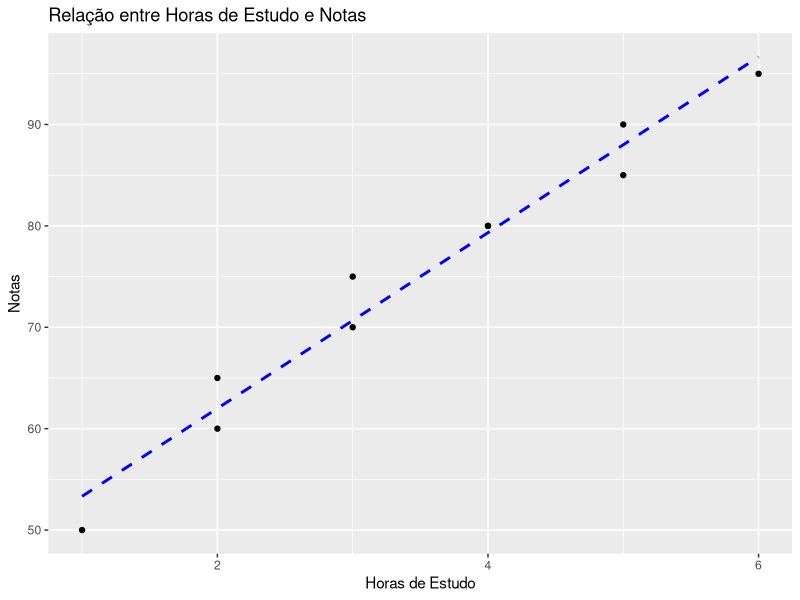
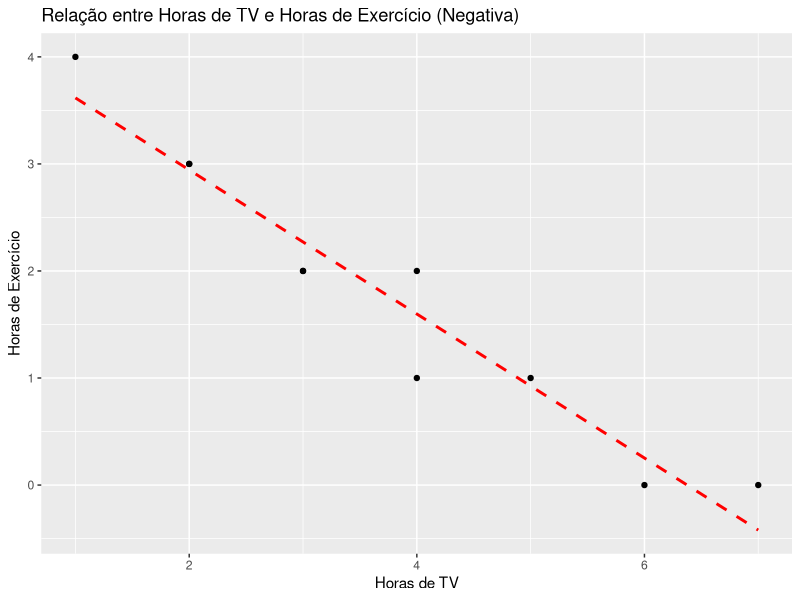
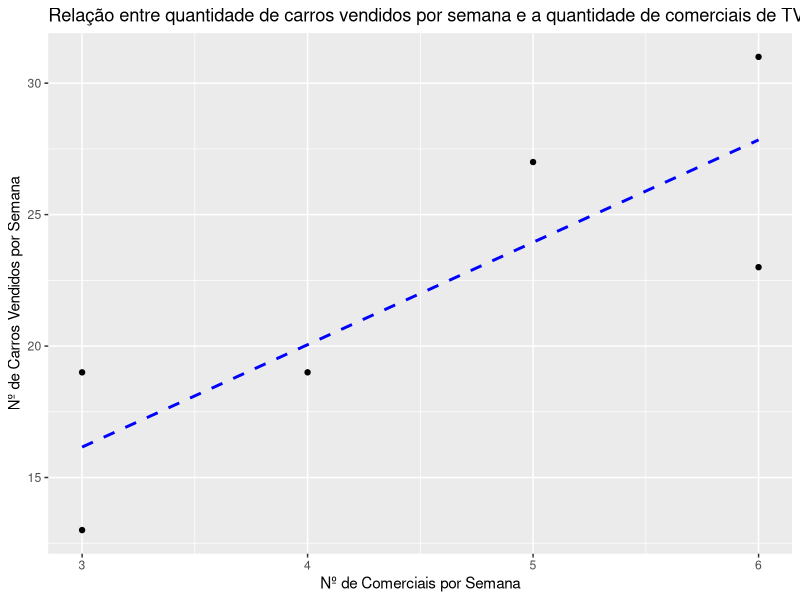

R code for these plots, in order:
# Análise de Regressão

# Configurando o diretório de trabalho
setwd("C:/Users/Julia/Desktop/CienciaDeDados/1.Big-Data-Analytics-com-R-e-Microsoft-Azure-Machine-Learning/10.Introducao-a-Analise-Estatistica-de-Dados---Parte-3")
getwd()


library(dplyr)
library(ggplot2)



### Introdução


# - Vamos começar com alguns cenários:

#  -> Uma imobiliária precisa estabelecer a relação entre o tamanho de uma casa e seu preço de venda.
#     (neste caso a imobiliária quer saber se o tamanho da casa influencia ou não no preço e segundo e se tiver casas com tamanho cada vez maior,
#      isso também se reflete em preços maiores?)

#  -> O gerente de uma loja de eletrônicos gostaria de saber o efeito de reduzir o preço de uma impressora em R$ 10,00 e a demanda pela impressora
#     na semana seguinte.
#     (se modificar o preço seja para baixo ou para cima, como isso pode impactar as vendas?)

#  -> A Coca-Cola gostaria de prever se o aumento do tempo de seus comerciais em horário nobre, de 30 para 45 segundos, resultaria em aumento de 
#     venda dos seus produtos.


# - O que temos em comum nesses exemplos de problemas de negócio ?

#     Variável Dependente e Independente

# - Nos três cenários acima nós temos duas variáveis que de alguma forma se relacionam (e os nomes delas são dependente e independente).
# - No exemplo da imobiliária temos o tamanho da casa e o preço, já na loja de eletrônicos temos a redução do preço da impressoa e volume de vendas.


# De forma bem objetiva:

# - Uma variável independente x explica a variação em outra variável, que é chamada de variável dependente y. Este relacionamento existe em apenas
#   uma direção:

#    variável independente (x) -> variável dependente (y)


# - Exemplo: A quantidade de km rodados de um carro, seria uma variável independente e o preço do carro seria uma variável dependente.

# - A medida que aumenta a km , o preço diminui e o contrário existe? Não.
#   Este relacionamento não funciona em modo reverso, ou seja, se alterarmos o preço do carro, a quantidade de km rodados não será alterada.

# - Logo temos uma relação entre duas variáveis (dependente e independete) que existe em uma direção e queremos estudar esta direção através
#   de técnicas. 
#   Antes vamos a alguns exemplos de variável independente (x) e variável dependente (y):


#         Variável independente (x)               variável dependente (y)

#     o tamanho da tela de um monitor                 preço do monitor
#   número de visitantes em um web site       quantidade de vendas no web site
#     tempo de experiência profissional                  salário

# - No primeiro exemplo, o tamanho da tela do monitor é a variável independente, e o preço do monitor é a variável dependente. Esperamos que o 
#   tamanho da tela tenha algum impacto sobre o preço do monitor.

# - No segundo exemplo, o número de visitantes em um site é a variável independente, enquanto a quantidade de vendas no site é a variável 
#   dependente. Aqui, queremos entender como o número de visitantes afeta as vendas.

# - No terceiro exemplo, o tempo de experiência profissional é a variável independente, e o salário é a variável dependente. Queremos determinar 
#   como o tempo de experiência profissional se relaciona com o salário.




# - Uma das preocupações estatísticas ao analisar dados é a de criar modelos que expliquem estruturas do fenômeno de observação.

# -> E o modelo de regressão é um dos métodos estatísticas mais usados para investigar a relação entre variáveis.
#    Podemos estudar inclusive a relação entre mais de 2 variáveis.



# - Como estudante, você já deve ter se perguntado quantas horas de estudo por semana seriam necessárias para conseguir 9.5 na sua prova final.

#  -> Com esta pergunta, você estava buscando o relacionamento entre horas de estudo e sua nota final (relação entre variáveis).



# - E temos algumas técnicas de análise estatística principais para estudar este relacionamento:

#  -> Teste hipóteste (usado para validar uma suposição no relacionamento entre variáveis)

#  -> Análise de correlação (que determina a força e direção do relacionamento entre duas variáveis)

#  -> Regressão Linear Simples (que descreve o relacionamento entre duas variáveis usando uma equação)

#  -> Regressão Linear Múltipla (que é uma extensão da regressão linear simples, permitindo modelar a relação entre uma variável dependente
#                                e duas ou mais variáveis independentes.)





# --------------------------------------------------- Parte 2 ---------------------------------------------------


# - Antes de começarmos um processo de Análise de Regressão, precisamos coletar primeiro as informações sobre a CORRELAÇÃO entre as variáveis.

# - A análise de correlação nos permite medir a força e direção de um relacionamento linear entre duas variáveis.

# - O relacionamento entre duas variáveis é linear, se o gráfico de dispersão entre elas tem o padrão de uma linha reta. Vejamos exemplos:


# -> Exemplo de relação linear POSITIVO (inclinação positiva):

estudo_horas <- c(2, 3, 1, 4, 3, 5, 2, 6, 5, 4)
notas <- c(60, 70, 50, 80, 75, 90, 65, 95, 85, 80)
dados <- data.frame(Estudo_Horas = estudo_horas, Notas = notas)

ggplot(dados, aes(x = Estudo_Horas, y = Notas)) +                                 # Adiciona df e variaveis
  geom_point() +                                                                  # Adiciona os pontos de dispersão
  geom_smooth(method = "lm", se = FALSE, color = "blue", linetype = "dashed") +   # Adicione a linha de regressão
  labs(x = "Horas de Estudo", y = "Notas") +                                      # Rótulos dos eixos
  ggtitle("Relação entre Horas de Estudo e Notas")                                # Título do gráfico



# -> Exemplo de relação linear NEGATIVO (inclinação negativa):

horas_tv <- c(3, 4, 2, 5, 6, 4, 7, 2, 1, 3)
horas_exercicio <- c(2, 1, 3, 1, 0, 2, 0, 3, 4, 2)
dados_negativo <- data.frame(Horas_TV = horas_tv, Horas_Exercicio = horas_exercicio)

ggplot(dados_negativo, aes(x = Horas_TV, y = Horas_Exercicio)) +
  geom_point() +
  geom_smooth(method = "lm", se = FALSE, color = "red", linetype = "dashed") +
  labs(x = "Horas de TV", y = "Horas de Exercício") +
  ggtitle("Relação entre Horas de TV e Horas de Exercício (Negativa)")




### OUTRO EXEMPLO (relação positiva)

# - Uma revendedora de automóveis gostaria de examinar a relação entre a quantidade de comerciais de TV por semana e a venda de carros por 
#   semana.
# - Espera-se que o número de comerciais de TV por semana (x) afete a venda de carros por semana (y).

dados <- data.frame(semana = c(1,2,3,4,5,6),
                    Numero_de_comerciais_x = c(3,6,4,5,6,3),
                    Numero_de_carros_vendidos_y = c(13,31,19,27,23,19))
View(dados)

# - Perceba que esta relação possui uma única direção. Suponha uma amostra de 6 semanas, com os dados coletados do dataframe acima.
#   (variável x = dependente, variável y = independente, estamos estudos esta relação. Teremos uma relação positiva ou negativa? E a força?)

ggplot(dados, aes(x = Numero_de_comerciais_x, y = Numero_de_carros_vendidos_y)) +
  geom_point() +
  geom_smooth(method = 'lm', se = FALSE, color = 'blue', linetype = 'dashed') +
  labs (x = 'Nº de Comerciais por Semana', y = 'Nº de Carros Vendidos por Semana') +
  ggtitle("Relação entre quantidade de carros vendidos por semana e a quantidade de comerciais de TV por semana")        # _ x   | y

# - Temos uma relação positiva, ou seja, a medida que o número de comerciais aumenta, temos um aumento nas vendas dos números de carros.



# - Portando o COEFICIENTE DE RELAÇÃO (r) indica a força e direção de uma relação linear entre a variável independente e dependente.

# - A correlação, insto é a ligação entre dois eventos, não implica necessariamente uma relação de casualidade, ou seja, que um dos eventos
#   tenha causado a ocorrência do outro.

# - A correlação pode no entanto indicar possíveis causas ou áreas para um estudo mais aprofundado, ou seja, a correlação pode ser uma pista.
#   A ideia oposta, de que correlação prova automaticamente causalidade é uma falácia lógica.

# - Resumindo: Só porque (A) acontece juntamente com (B) não significa que (A) causa (B).


# - Existem várias razões pelas quais duas variáveis podem estar correlacionadas:

#  -> Causalidade: Uma variável pode causar diretamente a outra. No entanto, apenas a correlação não é suficiente para provar causalidade.
#     São necessárias evidências adicionais e experimentos controlados para estabelecer relações de causa e efeito.

#  -> Terceira Variável: Pode haver uma terceira variável não considerada que afeta ambas as variáveis observadas. Essa variável comum pode ser a
#     verdadeira causa da correlação.

#  -> Coincidência: Às vezes, as correlações ocorrem simplesmente por acaso. Isso é mais comum em conjuntos de dados grandes, onde muitas relações
#     são testadas.

#  -> Relação Espúria: As variáveis podem estar correlacionadas devido a uma relação espúria, onde não há causalidade, mas parece haver uma 
#     conexão devido a padrões nos dados.

# - Portanto, é essencial ser cauteloso ao interpretar correlações e não assumir automaticamente que uma relação causal está presente com base na
#   correlação observada. 


### Então como se determina a causalidade ?

#  -> Dependerá sobretudo da complexidade do problema, mas a verdade é que a casualidade dificilmente poderá ser determinada com certeza absoluta.














